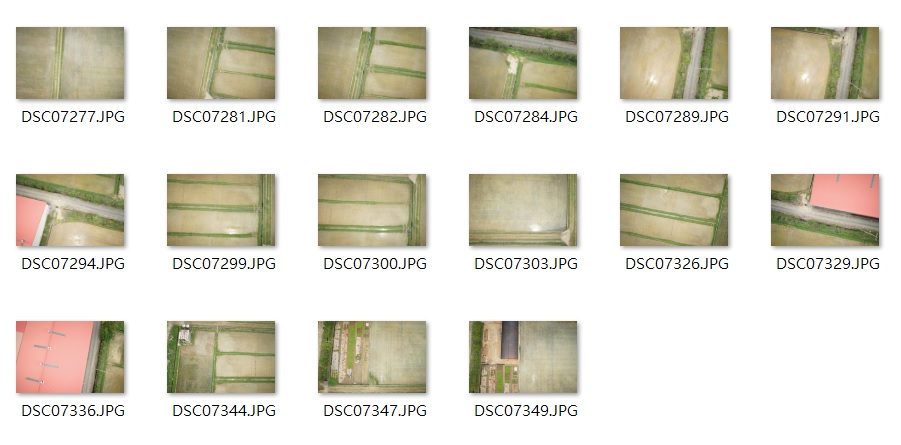
#> input picture example_for_img.jpg, 901 x 445 px
$ python -i get_paddy.py   (imports and definitions only)
#> lines starting #> are read from the running program, lines starting #| are printed output that depends on the picture
#> further down, picture is the input picture: shape (445, 901, 3); mean B, G, R 210, 220.9, 224.2
import os
from cv2 import cv2
import numpy as np
import matplotlib.pyplot as plt
import time
import argparse

from scipy import ndimage as ndi
from skimage import morphology
from skimage.morphology import disk
from skimage.future import graph
from skimage.segmentation import felzenszwalb, slic, watershed, mark_boundaries
from skimage.util import img_as_ubyte, img_as_float
from skimage.color import label2rgb
from skimage.filters import rank

from pathlib import Path
from tqdm import tqdm


# [68 lines left out: functions label2color, watershed_segmentation, not called in this run]


class PaddyDetector:
    def __init__(self, min_area=240000, slic_segments=1500, slic_compactness=10, rag_threshold=15,
                 fz_scale=500, fz_min_size=3000, ws_threshold=30):
        """Parameterized constructor.

        Parameters:
            min_area: segment which is smaller than minArea will be ignored while paddy field classification

            slic_segments: parameter of n_segments in slic(img, n_segments, compactness).

            slic_compactness: parameter of compactness in slic(img, n_segments, compactness).

            rag_threshold: threshold value for RAG thresholding.

            fz_scale: parameter of scale in felzenszwalb(img, scale, min_size)

            fz_min_size: parameter of min_size in felzenszwalb(img, scale, min_size)

            ws_threshold: parameter of threshold in watershed_segmentation(img_gray, threshold)
        """
        self.min_area = min_area
        self.slic_segments = slic_segments
        self.slic_compactness = slic_compactness
        self.rag_threshold = rag_threshold
        self.fz_scale = fz_scale
        self.fz_min_size = fz_min_size
        self.ws_threshold = ws_threshold


    # [64 lines left out: functions build_dataset, is_paddy, not called in this run]


    def get_paddy(self, img, mode='slic'):
        """Get a mask of paddy field from the input image with the specified mode.

        Parameters:
            img: ndarray.
                Input image with the color space BGR.

            mode: str, optional
                 One of the following strings, selecting the type of method for image segmentation:
                 - 'slic' image segmentation using SLIC algorithm, and then merge the similar segments using RAG thresholding.
                 - 'felzenszwalb' image segmentation using felzenszwalb algorithm
                 - 'watershed' image segmentation using felzenszwalb algorithm

        Return:
            mask_paddy: ndarray.
                Return an binary image with white pixels indicate paddy field from the input image.
        """
#> called with mode = 'slic'
        mode = mode.lower()

        allowedmode = ['slic', 'felzenszwalb', 'watershed']

        if mode not in allowedmode:
            raise ValueError("mode should be 'slic', 'felzenszwalb', or 'watershed'")

        img_hsv = cv2.cvtColor(img, cv2.COLOR_BGR2HSV)
#> img_hsv: shape (445, 901, 3); mean H, S, V 20.8, 24.6, 225.2

        mask_paddy = np.zeros(img.shape[:2], dtype = "uint8")

        if mode == 'slic':
            print("mode slic")
            # apply SLIC algorithm
            label_segment = slic(img, n_segments = self.slic_segments, compactness = self.slic_compactness)
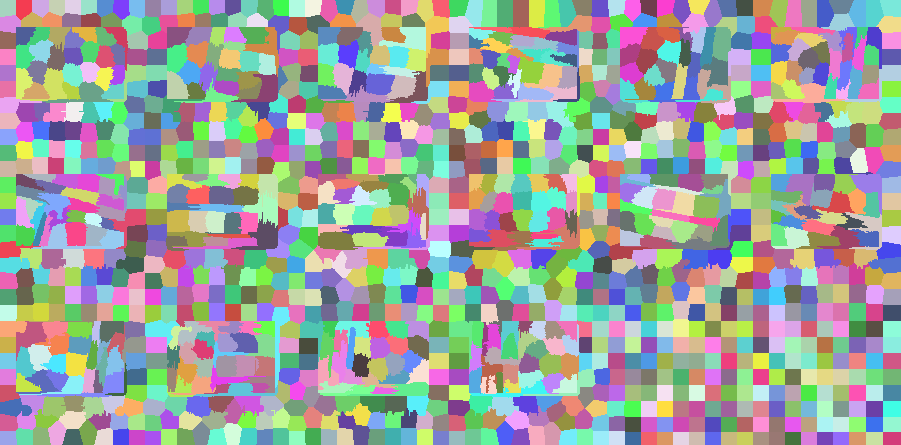
#> label_segment: shape (445, 901) int64; 1354 distinct labels, from 1 to 1354; one colour per label, 0 black

            # merge segments which are similar in color by using RAG thresholding
            g = graph.rag_mean_color(img, label_segment)
            label_segment = graph.cut_threshold(label_segment, g, self.rag_threshold)
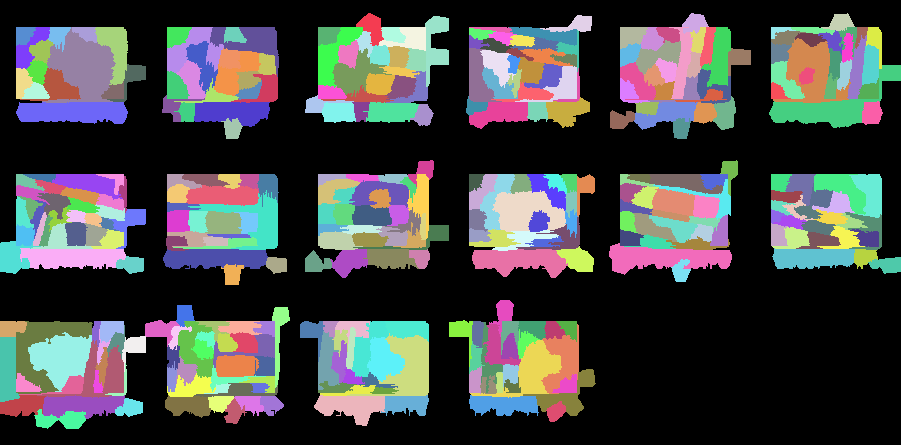
#> label_segment: shape (445, 901) int64; 366 distinct labels, from 0 to 365; one colour per label, 0 black

        elif mode == 'felzenszwalb':
            print("mode felzenszwalb")
            label_segment = felzenszwalb(img, scale=self.fz_scale, min_size=self.fz_min_size)

        elif mode == 'watershed':
            print("mode watershed")
            img_gray = cv2.cvtColor(img, cv2.COLOR_BGR2GRAY)
            label_segment = watershed_segmentation(img_gray, self.ws_threshold)

        # classify each segment as paddy or not paddy
        label_id = np.unique(label_segment)
#> label_id = 366 values from 0 to 365

        for index in label_id:
            # calculate the area of current segment with label==index
            count = np.count_nonzero(label_segment == index)

            # if the area is smaller than 240000 pixels, ignore it
            if count < self.min_area:
                continue

            # compute a mask which is the region of current segment
            mask_segment = np.zeros(img.shape[:2], dtype = "uint8")
            mask_segment[label_segment == index] = 255

            # calculate the HS histogram of current segment in HSV color space
            hist_segment = cv2.calcHist([img_hsv], [0,1], mask_segment, [180,256], [0,180,0,256])
            cv2.normalize(hist_segment, hist_segment, alpha=0, beta=1, norm_type=cv2.NORM_MINMAX)

            # check if current segment is paddy or not.
            paddy_status = self.is_paddy(hist_segment)

            if paddy_status:
                mask_paddy = cv2.bitwise_or(mask_paddy, mask_segment)
#> this loop made 366 passes
#> count on passes 1 to 3: 222061, 482, 347
#> mask_paddy: shape (445, 901); every value is 0

        return mask_paddy

    # morphological operation
    # [63 lines left out: functions mask_morphology, _parse_args, not called in this run]


# [70 lines not run here, left out]

>>> import cv2
>>> picture = cv2.imread('../example_for_img.jpg')
>>> result = PaddyDetector().get_paddy(picture)
